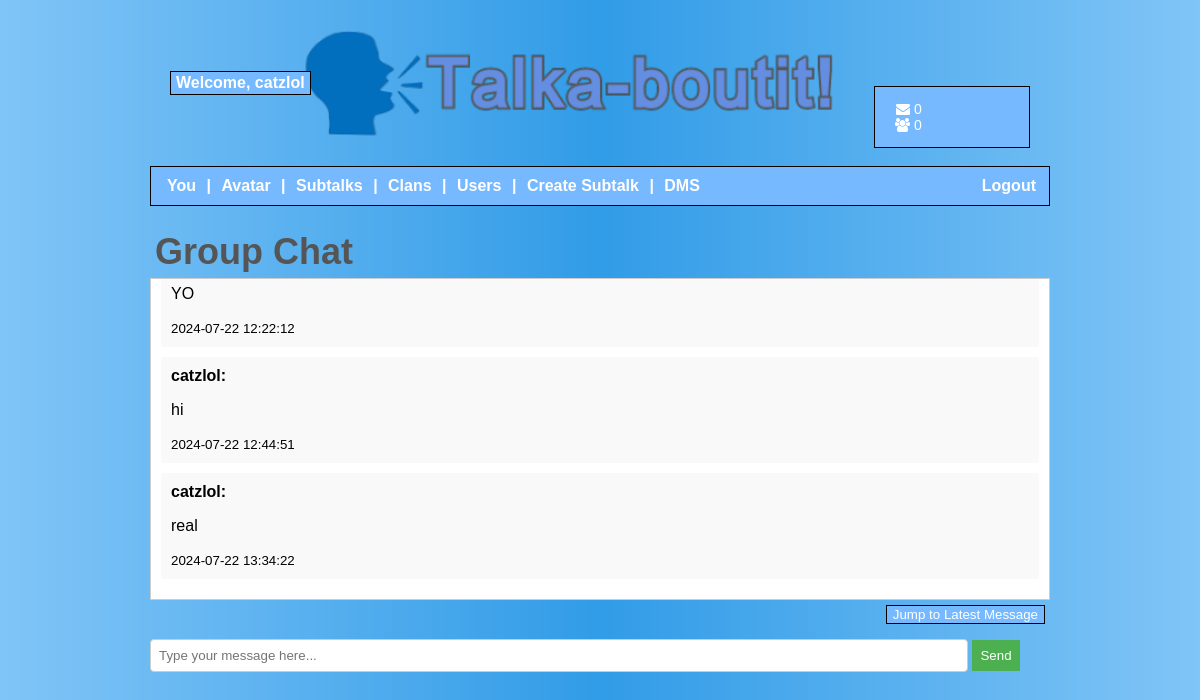
The app's page /gc.php?chat_id=1 (signed in) with its own data.
### tables this page shows
CREATE TABLE IF NOT EXISTS `gc_messages` (
  `id` int NOT NULL AUTO_INCREMENT,
  `chat_id` int DEFAULT NULL,
  `user_id` int DEFAULT NULL,
  `message` text,
  `created_at` datetime DEFAULT CURRENT_TIMESTAMP,
  PRIMARY KEY (`id`),
  KEY `chat_id` (`chat_id`),
  KEY `user_id` (`user_id`)
);

CREATE TABLE IF NOT EXISTS `beta_users` (
  `id` int NOT NULL AUTO_INCREMENT,
  `username` varchar(26) NOT NULL,
  `usernameL` varchar(100) NOT NULL,
  `password` varchar(70) NOT NULL,
  `IP` varchar(46) NOT NULL,
  `birth` date NOT NULL,
  `gender` enum('male','female','hidden') NOT NULL DEFAULT 'hidden',
  `date` date DEFAULT NULL,
  `last_online` datetime NOT NULL,
  `daily_bits` datetime NOT NULL,
  `description` varchar(1000) DEFAULT NULL,
  `views` int NOT NULL,
  `bucks` int NOT NULL DEFAULT '1',
  `bits` int NOT NULL DEFAULT '10',
  `primary_group` int DEFAULT '-1',
  `power` int NOT NULL DEFAULT '0',
  `avatar_id` int NOT NULL,
  `unique_key` varchar(20) NOT NULL,
  `theme` int NOT NULL,
  PRIMARY KEY (`id`)
);

### gc.php (the view, shortened to what this page needs)
<?php
include('SiT_3/config.php');
include('SiT_3/header.php');
$chatId = isset($_GET['chat_id']) ? intval($_GET['chat_id']) : 0;
$messages = [];
$stmt = $conn->prepare("SELECT m.*, u.username FROM gc_messages m JOIN beta_users u ON m.user_id = u.id WHERE m.chat_id = ? ORDER BY m.created_at ASC");
$stmt->bind_param('i', $chatId);
$stmt->execute();
$result = $stmt->get_result();
while ($row = $result->fetch_assoc()) {
    $messages[] = $row;
}
?>
<!DOCTYPE html>
<html lang="en">
<head>
</head>
<body>
    <div id="body">
        <h1>Group Chat</h1>
        <div class="messages" id="messages">
            <?php foreach ($messages as $msg): ?>
                <div class="message">
                    <strong><?php echo htmlspecialchars($msg['username']); ?>:</strong>
                    <p><?php echo htmlspecialchars($msg['message']); ?></p>
                    <small><?php echo htmlspecialchars($msg['created_at']); ?></small>
                </div>
            <?php endforeach; ?>
        </div>
        <div class="scroll-to-bottom">
            <button onclick="scrollToBottom()">Jump to Latest Message</button>
        </div>
        <form id="messageForm" onsubmit="sendMessage(); return false;">
            <div class="form-group">
                <input type="text" id="message" name="message" placeholder="Type your message here..." required>
                <button type="submit">Send</button>
            </div>
        </form>
    </div>
</body>
</html>

### SiT_3/header.php (shortened to what this page needs)
<?php
include('config.php');
if (isset($_SESSION['id'])) {
  $currentUserID = $_SESSION['id'];
  $findUserSQL = "SELECT * FROM `beta_users` WHERE `id` = '$currentUserID'";
  $findUser = $conn->query($findUserSQL);
  if ($findUser->num_rows > 0) {
    $userRow = (object) $findUser->fetch_assoc();
  } else {
    unset($_SESSION['id']);
  }
  $loggedIn = true;
} else {
  $loggedIn = false;
  $URI = $_SERVER['REQUEST_URI'];
  if ($URI != '/login/' && $URI != '/register/') {
  }
}
if ($loggedIn) {
  $mID = $userRow->{'id'};
  $sqlUnread = "SELECT COUNT(*) AS unread_count FROM `userdms` WHERE `touser` = '$mID' AND `unread` = 1";
  $resultUnread = $conn->query($sqlUnread);
  $unreadRow = $resultUnread->fetch_assoc();
  $unreadCount = $unreadRow['unread_count'];
}
?>
<!DOCTYPE html>
  <head>
    <link rel="stylesheet" href="/style.css?r=<?php echo rand(10000,1000000) ?>" type="text/css">
    <link rel="stylesheet" href="https://cdnjs.cloudflare.com/ajax/libs/font-awesome/4.7.0/css/font-awesome.min.css">
  </head>
  <body>
    <div id="header">
      <div id="banner">
  <?php if($loggedIn) {echo '<div id="welcome"><a class="nav" href="/">Welcome, '. $userRow->{'username'}.'</a></div>';} ?>
        <div id="info" <?php if(!$loggedIn) {echo 'style="visibility:hidden;"';} ?> >
          <span style="display:inline-block;float: left;margin-left: -5px;">
          </span>
            <ul>
              <li><a class="nav" href="/messages/"><i class="fa fa-envelope"></i>
                <?php
                if($loggedIn) {
                  $mID = $userRow->{'id'};
                  $messages = 0;
                  echo number_format($messages);
                }
                ?>
              </a></li>
              <li><a class="nav" href="/friends/"><i class="fa fa-users"></i>
              <?php
              if($loggedIn) {
                $requestsQuery = mysqli_query($conn,"SELECT * FROM `friends` WHERE `to_id`='$mID' AND `status`='pending'");
                $requests = mysqli_num_rows($requestsQuery);
                echo number_format($requests);
              }
              ?>
              </a></li>
            </ul>
        </div>
      </div>
      <div id="navbar">
        <span>
          <span>
          <?php
          if($loggedIn) {
            echo '<a href="/user?id='.$userRow->{'id'}.'">You</a>';
          } else {
            echo '<a href="/login/">You</a>';
          }
          ?>
          </span>
          <span> | </span>
          <span>
          <?php
          if($loggedIn) {
            echo '<a href="/uploadavatars/">Avatar</a>';
          } else {
            echo '<a href="/login/">Avatar</a>';
          }
          ?>
          </span>
          <span> | </span>
          <span>
           <a class="nav" href="/forum/">Subtalks</a>
          </span>
          <span> | </span>
          <span>
            <a class="nav" href="/clans/">Clans</a>
          </span>
          <span> | </span>
          <span>
            <a class="nav" href="/search/">Users</a>
          </span>
          <span> | </span>
          <span>
             <a class="nav" href="/createboard/">Create Subtalk</a>
          </span>
     <?php if ($loggedIn): ?>
        <span> | </span>
        <span>
          <a class="nav" href="/mydms/">
            <?php echo ($unreadCount > 0) ? 'DMS Unread Message(s)!' : 'DMS'; ?>
          </a>
        </span>
        <?php endif; ?>
          <span style="float:right; margin-top: -3px;">
          <?php
          if($loggedIn) {
            echo '<a class="nav" href="/logout/">Logout</a>';
          } else {
            echo '<a class="nav" href="/login/">Login</a>';
          }
          ?>
          </span>
        </span>
      </div>
    </div>

### style.css (style rules this page uses)
h1 { font-size: 36px; color: #555; margin: 5px; }
* { font-family: Arial,Helvetica,sans-serif; }
body { background-image: url("assets/bkg.png"); background-position: center top; background-color: #FFF; background-size: contain; background-repeat: repeat-y; min-height: 96%; display: flex; flex-direction: column; margin-top:0px; }
div { display: block; }
button { cursor: pointer; cursor: hand; }
.nav { color:#FFF; }
a { text-decoration: none; color: #333; cursor: pointer; cursor: hand; }
ul { padding: 0px; list-style: none; }
input { text-align: left; }
span { padding: 3px; }
#header { width: 900px; margin-left: auto; margin-right: auto; margin-top: 0px; }
#info { background-color: #77B9FF; float: right; border: #000000 1px solid; margin: 20px; padding-left: calc(34px - 1em); padding-right: 14px; color: white; width: 120px; text-align: left; font-size: 14px; }
#welcome { float: left; margin: 5px 20px 20px 20px; color: white; text-align: left; font-size: 16px; font-weight: 600; background: #77b9ff; border: 1px solid black; padding: 2px; padding-left: 5px; padding-right: 5px; }
#banner { height: 100px; background-image: url("assets/Banner.png"); background-size: 100%; padding-top:66px; }
#navbar { color: white; font-size: 16px; font-weight: bold; border: solid #000000; border-width: 1px 1px 1px 1px; background-color: #77B9FF; padding: 10px; text-align: left; }
#body { margin: auto; margin-top: 10px; width: 900px; }
#navbar span span a { color: #fff; }
input[type="button" i], input[type="submit" i], input[type="reset" i], input[type="file" i]::-webkit-file-upload-button, button, select, .button-style { background-color: #77B9FF; color: #FFF; border: 1px solid #000; }
#body { flex: 1; }
html { height: 100%; }

### gc.php (style rules this page uses)
body { margin: 0; font-family: Arial, sans-serif; background-color: #f0f0f0; }
#body { padding: 10px; }
.messages { border: 1px solid #ccc; padding: 10px; height: 300px; overflow-y: scroll; background-color: #fff; }
.message { margin-bottom: 10px; background-color: #f9f9f9; padding: 10px; border-radius: 4px; }
.form-group { margin-top: 10px; }
.form-group input[type="text"] { padding: 8px; width: calc(100% - 100px); border: 1px solid #ccc; border-radius: 4px; }
.form-group button { padding: 8px; background-color: #4CAF50; color: #fff; border: none; cursor: pointer; }
.scroll-to-bottom { padding: 5px; text-align: right; }

### records on screen
gc_messages: message "YO", created_at "2024-07-22 12:22:12"
gc_messages: beta_users.username "catzlol", message "hi", created_at "2024-07-22 12:44:51"
gc_messages: beta_users.username "catzlol", message "real", created_at "2024-07-22 13:34:22"

### other values on screen
$userRow->{'username'} "catzlol"
$messages "0"
$requests "0"
